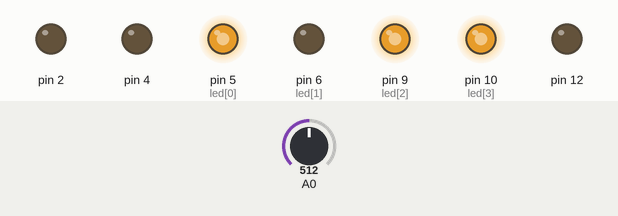
Recording of a sketch running on a simulated SparkFun Pro Micro, built with avr-gcc and run on an emulated ATmega32U4. On the bench: output pins drawn as LEDs (lit = HIGH). The inputs (shaded band) are chosen by the test bench; at power-on: A0 = 512. Random numbers use the default seed unless the sketch sets one.

Above: at 3.3 s.
8.6 s: A0 set to 306
At 12.01 s:
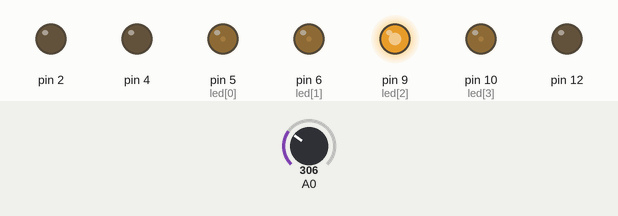
14.1 s: A0 set to 122
At 16.56 s:
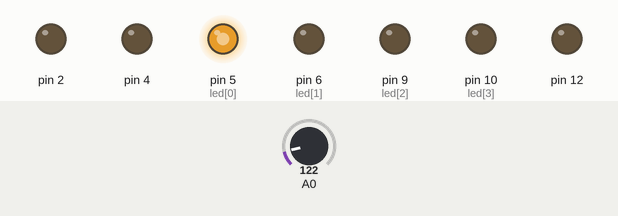
19.4 s: A0 set to 160
At 23.86 s:
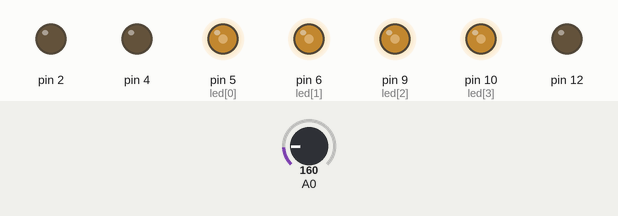
33.0 s: A0 set to 0
38.3 s: A0 set to 30
Timing chart, 0 to 50.2 s (numbered marks = the images above; inputs shaded):
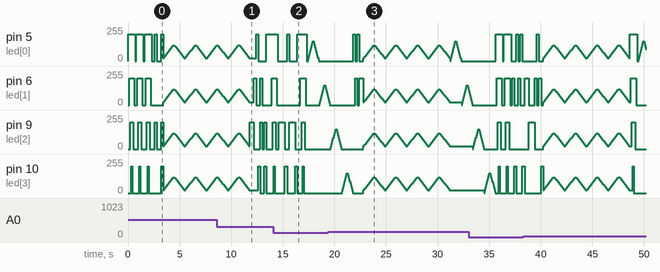

The sketch:

leds_lighting_effects.ino
```cpp
/* LEDs lighting effect sketch
   Created 2017 - March - 25
   By : Hesham Mohamed (LehKeda)
   Modified 2020 - May - 9
   By : Manuel Pedraza
*/

/* Global variables */

/* LEDs array . For proper fading effect you
   should attach your LEDs to PWM digital output
   PWM output pins are (3,5,6,9,10) in Pro Micro board
   the array should be terminated with 0 value ;
*/
int led[] = {5,6, 9, 10, 0};

int led_array_lenth;
int functions_array_lenth;
int on = 200;
int off = 0;

/* LEDs lighting effect functions */
// get lenth of leds array
void get_led_array_lenth() {
  for (int i = 0; led[i]; i++)
    led_array_lenth++;
}

// To fade in/out each LED individually
void fade_individual() {

  int delay_time = 50;
  int min_fade = 0;
  int max_fade = 150;
  int step_fade = 15;

  for (int i = 0; i < led_array_lenth ; i++) {
    // Fade in from min to max in increments of 5 points:
    for (int fadeValue = min_fade ; fadeValue <= max_fade; fadeValue += step_fade) {
      // sets the value (range from 0 to 255):
      analogWrite(led[i], fadeValue);
      // wait for 30 milliseconds to see the dimming effect
      delay(delay_time);
    }

    // fade out from max to min in increments of 5 points:
    for (int fadeValue = max_fade ; fadeValue >= min_fade; fadeValue -= step_fade) {
      // sets the value (range from 0 to 255):
      analogWrite(led[i], fadeValue);
      // wait for 30 milliseconds to see the fading in effect
      delay(delay_time);
    }
  }
}

// To fade in/out all LEDs at once .
void fade_all() {

  int delay_time = 50;
  int min_fade = 20;
  int max_fade =120;
  int step_fade = 5;

  for (int i = 0; i < led_array_lenth; i++) {
    for (int fadeValue = min_fade ; fadeValue <= max_fade; fadeValue += step_fade) {

      // sets the fade value for all LEDs (range from 0 to 255):
      for (int x = 0; x < led_array_lenth; x++)
        analogWrite(led[x], fadeValue);

      // wait for 30 milliseconds to see the dimming effect
      delay(delay_time);
    }

    // fade out from max to min in increments of 5 points:
    for (int fadeValue = max_fade ; fadeValue >= min_fade; fadeValue -= step_fade) {

      // sets the fade value for all LEDs (range from 0 to 255):
      for (int x = 0; x < led_array_lenth; x++)
        analogWrite(led[x], fadeValue);

      // wait for 30 milliseconds to see the fading in effect
      delay(delay_time);
    }
  }
}

// To randomly turn on LEDs
void random_individual_led() {
  int delay_time = 200;
  randomSeed(analogRead(0)); // To shuffle random function
  for (int i = 0; i <= led_array_lenth; i++) {
    /* In order to make all LEDs trun on the max value
       for random function should be as same as LEDs array lenth
       because random function returns MAX-1 .
    */
    int current_led = random(led_array_lenth);

    // 255 value makes LED on all time .
    analogWrite(led[current_led], on);

    // Delay before turn off the LED / Max time the LED will be on .
    delay(delay_time);

    // turn off LED
    analogWrite(led[current_led], off);
  }
}

// To randomly light group of LEDs
void random_led_group() {
  int delay_time = 200;

  randomSeed(analogRead(0)); // To shuffle random function
  for (int i = 0; i <= led_array_lenth; i++ ) {
    // LEDs will be lit up ;
    int current_leds[led_array_lenth];

    // Pointer to current_leds array , will be used to set LEDs will be lit up ;
    int *ptr = current_leds;

    // Number of LEDs will be lit
    int number_of_leds = random(led_array_lenth);

    for (int x = 0; x < number_of_leds; x++) {
      *ptr = led[random(led_array_lenth)]; // set LED will be lit up ;

      // 255 value makes LED on all time .
      analogWrite(*ptr, on);

      ++ptr; // go to next item on current_leds array ;
    }

    // Delay before turn off the LED / Max time the LED will be on .
    delay(delay_time);

    // turn off all LEDs have been lit
    for (int y = 0; current_leds[y]; y++)
      analogWrite(current_leds[y], off);
  }
}

// To light one by one until every led is on, then off from last to the first
void one_after_another_no_loop()
{
  int delayTime = 100; // time (milliseconds) to pause between LEDs

  // turn all the LEDs on:
  for(int i=0; i<led_array_lenth; i++)
  {
    analogWrite(led[i], on);
    delay(delayTime); //wait delayTime milliseconds
  }

  // turn all the LEDs off:
  for(int j=led_array_lenth-1; j>=0; j--)
  {
    analogWrite(led[j], off); //Turn off LED
    delay(delayTime); //wait delayTime milliseconds
  }
}


void (*leds_lighting_effects_functions[])() = {fade_all, fade_individual, random_individual_led, random_led_group, one_after_another_no_loop, 0};
//void (*leds_lighting_effects_functions[])() = {random_led_group, 0};

void get_functions_array_lenth() {
  for (int i = 0; leds_lighting_effects_functions[i]; i++)
    functions_array_lenth++;
}

// the setup function runs once when you press reset or power the board
void setup() {
  // First we need to ge the lenth of LEDs array and functions array
  get_led_array_lenth();
  get_functions_array_lenth();
}

// the loop function runs over and over again forever
void loop() {
  randomSeed(analogRead(0));
  // Here we call functions respective to which effects we want
  for (int i = 0; leds_lighting_effects_functions[i]; i++) {
    leds_lighting_effects_functions[random(functions_array_lenth)]();
  }
}
```
